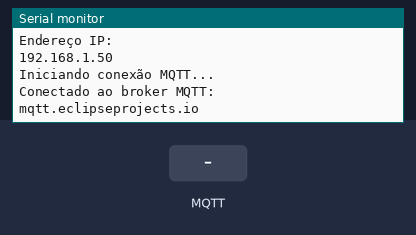
Simulated run of this sketch. Board: ESP8266 (NodeMCU). Shown: the last lines printed to the serial monitor. The test bench sets the inputs (shaded band). WiFi joins after 1.5 s; servers stay silent unless stated; no MQTT or app messages arrive unless stated.

Above: at 2.7 s.
2.8 s: MQTT message "ON" arrives on the first subscribed topic
At 3.9 s:
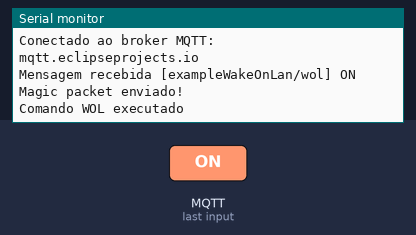
4.3 s: MQTT message "1" arrives on the first subscribed topic
At 4.9 s:
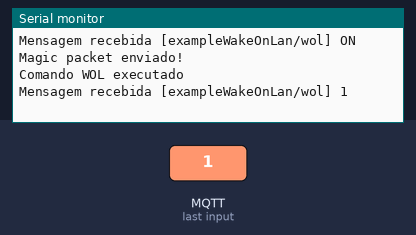
6.5 s: MQTT message "on" arrives on the first subscribed topic
At 7.2 s:
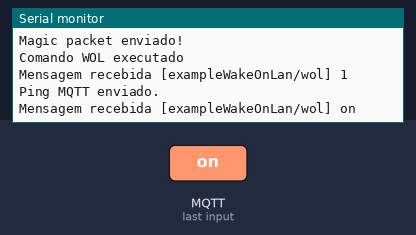
8.0 s: MQTT message "off" arrives on the first subscribed topic
At 8.6 s:
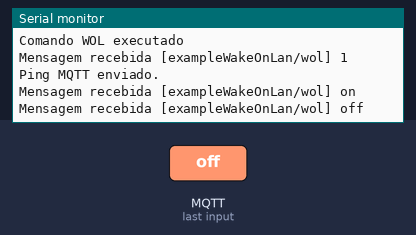

Measured:
- after the input at 2.8 s, the serial monitor: prints a new line after 0.07 s (image 1)
- after the input at 4.3 s, the serial monitor: prints a new line after 0.08 s (image 2)
- after the input at 6.5 s, the serial monitor: prints a new line after 0.09 s (image 3)
- after the input at 8.0 s, the serial monitor: prints a new line after 0.09 s (image 4)

The sketch:

wakeonlan-esp8266.ino
```cpp
#include <ESP8266WiFi.h>
#include <PubSubClient.h>
#include <WiFiUdp.h>

#include <Ticker.h>

Ticker watchdogTicker;
bool shouldReboot = false;

unsigned long lastPingTime = 0;
const unsigned long pingInterval = 5000;

unsigned long lastRestartTime = 0;
const unsigned long restartInterval = 5 * 60 * 1000;

void rebootDevice() {
  Serial.println("Watchdog timeout! Reiniciando...");
  ESP.restart();
}

void feedWatchdog() {
  shouldReboot = false;
  watchdogTicker.once(10, rebootDevice);
}

const char* ssid = "wifi";
const char* password = "password";

byte mac[6] = { 0xAA, 0xAA, 0xAA, 0xAA, 0xAA, 0xAA };

const char* mqtt_servers[] = {
  "mqtt.eclipseprojects.io",
  "broker.emqx.io",
  "broker.hivemq.com"
};
const int mqtt_port = 1883;
const int num_brokers = 3;
int current_broker = 0;

const char* topic_subscribe = "exampleWakeOnLan/wol";
const char* topic_ping = "exampleWakeOnLan/ping";
const char* topic_publish = "exampleWakeOnLan/feedback";

WiFiClient espClient;
PubSubClient client(espClient);
WiFiUDP udp;

void sendWOL(byte *macAddress) {
  byte magicPacket[102];

  for (int i = 0; i < 6; i++) {
    magicPacket[i] = 0xFF;
  }

  for (int i = 1; i <= 16; i++) {
    for (int j = 0; j < 6; j++) {
      magicPacket[i * 6 + j] = macAddress[j];
    }
  }

  udp.beginPacket("255.255.255.255", 9);
  udp.write(magicPacket, sizeof(magicPacket));
  udp.endPacket();

  Serial.println("Magic packet enviado!");

  client.publish(topic_publish, "WOL_ENVIADO:SUCESSO");
}

void setup_wifi() {
  delay(10);
  Serial.println();
  Serial.print("Conectando a ");
  Serial.println(ssid);

  WiFi.begin(ssid, password);

  while (WiFi.status() != WL_CONNECTED) {
    delay(500);
    Serial.print(".");
  }

  Serial.println("");
  Serial.println("WiFi conectado");
  Serial.println("Endereço IP: ");
  Serial.println(WiFi.localIP());
}

void callback(char* topic, byte* payload, unsigned int length) {
  Serial.print("Mensagem recebida [");
  Serial.print(topic);
  Serial.print("] ");

  String message;
  for (int i = 0; i < length; i++) {
    message += (char)payload[i];
  }
  Serial.println(message);

  if (message == "ON") {
    udp.begin(9);
    sendWOL(mac);
    Serial.println("Comando WOL executado");
  } else {
    client.publish(topic_publish, "ERRO:COMANDO_INVALIDO");
  }
}

void switchBroker() {
  current_broker = (current_broker + 1) % num_brokers;
  Serial.print("Alternando para o broker: ");
  Serial.println(mqtt_servers[current_broker]);

  client.setServer(mqtt_servers[current_broker], mqtt_port);
}

void reconnect() {
  if (client.connected()) return;

  Serial.println("\nIniciando conexão MQTT...");

  client.setSocketTimeout(30);
  client.setKeepAlive(60);

  String clientId = "ESP8266-" + String(mac[3], HEX) + String(mac[4], HEX) + String(mac[5], HEX);

  if (client.connect(clientId.c_str())) {
    Serial.print("Conectado ao broker MQTT: ");
    Serial.println(mqtt_servers[current_broker]);
    client.subscribe(topic_subscribe);
    client.publish(topic_publish, "RECONECTADO");
  } else {
    Serial.print("Falha na conexão com ");
    Serial.print(mqtt_servers[current_broker]);
    Serial.println(". Estado: " + String(client.state()));

    switchBroker();
    delay(2000);
  }
}

void setup() {
  Serial.begin(115200);
  setup_wifi();

  client.setServer(mqtt_servers[current_broker], mqtt_port);
  client.setCallback(callback);
  client.setBufferSize(128);

  watchdogTicker.once(10, rebootDevice);
  lastRestartTime = millis();
}

void loop() {
  feedWatchdog();

  if (WiFi.status() != WL_CONNECTED) {
    Serial.println("WiFi desconectado, reconectando...");
    setup_wifi();
    delay(1000);
    return;
  }

  if (!client.connected()) {
    reconnect();
  }

  if (millis() - lastPingTime > pingInterval) {
    lastPingTime = millis();
    client.publish(topic_ping, "PING:ONLINE");
    Serial.println("Ping MQTT enviado.");
  }

  if (millis() - lastRestartTime >= restartInterval) {
    Serial.println("Reinício programado: 2 minutos atingidos.");
    ESP.restart();
  }

  client.loop();
  delay(100);
}
```
